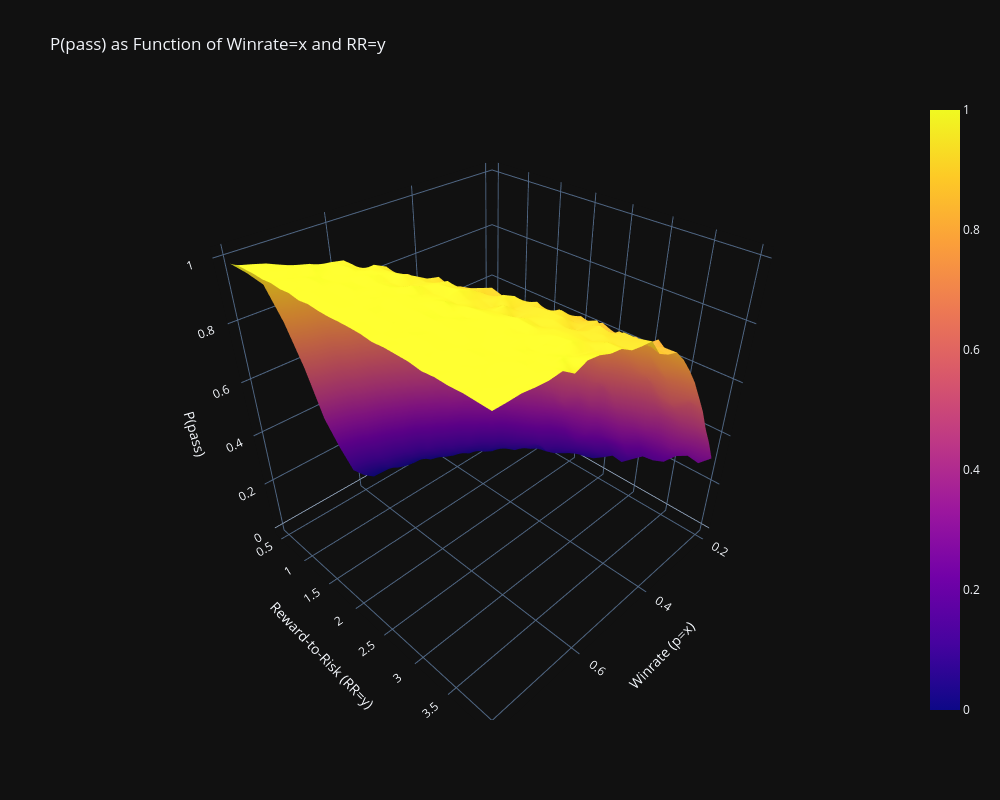

The cell this chart's notebook holds for it:
### Markdown cell above
There’s no simple closed formula for unequal steps, but a good approximation uses **drift**.

### Define drift

$$
\mu = pr - (1 - p)
$$

### Variance

$$
\sigma^2 = pr^2 + (1 - p)(1)^2 - \mu^2
$$

### Approximate probability of passing

$$
P(\text{pass}) \approx 
\frac{1 - e^{-2\mu \cdot 4 / \sigma^2}}
{e^{2\mu \cdot 8 / \sigma^2} - e^{-2\mu \cdot 4 / \sigma^2}}
$$

### Code cell
# PARAMETERS
bet = 1.0
target = 8.0
max_dd = -4.0
n_simulations = 800   # reduce a bit for speed
max_trades = 200

# GRID
p_values = np.linspace(0.2, 0.8, 25)
R_values = np.linspace(0.5, 4.0, 25)

# SIMULATION FUNCTION
def simulate_pass_probability(p, R):
    passes = 0

    for _ in range(n_simulations):
        equity = 0

        for _ in range(max_trades):
            if np.random.rand() < p:
                equity += R * bet
            else:
                equity -= bet

            if equity >= target:
                passes += 1
                break
            elif equity <= max_dd:
                break

    return passes / n_simulations

# BUILD SURFACE
Z = np.zeros((len(R_values), len(p_values)))

for i, R in enumerate(R_values):
    for j, p in enumerate(p_values):
        Z[i, j] = simulate_pass_probability(p, R)
        # print(f"Done p={p:.2f}, R={R:.2f}")


# 📊 3D SURFACE PLOT
fig = go.Figure(data=[go.Surface(
    z=Z,
    x=p_values,
    y=R_values
)])

fig.update_layout(
    title="P(pass) as Function of Winrate=x and RR=y",
    scene=dict(
        xaxis_title="Winrate (p=x)",
        yaxis_title="Reward-to-Risk (RR=y)",
        zaxis_title="P(pass)",
    ),
    template="plotly_dark",
    height=800,
    width=1000
)

fig.show()

### Figure 1 — Plotly figure (JSON) as saved in the notebook; plotly's stock layout.template omitted (floating-point values rounded to 4 significant figures; data arrays with more than 128 entries replaced by an {"elided": "..."} marker saying what was removed)
{"data": [{"type": "surface", "x": [0.2, 0.225, 0.25, 0.275, 0.3, 0.325, 0.35, 0.375, 0.4, 0.425, 0.45, 0.475, 0.5, 0.525, 0.55, 0.575, 0.6, 0.625, 0.65, 0.675, 0.7, 0.725, 0.75, 0.775, 0.8], "y": [0.5, 0.6458, 0.7917, 0.9375, 1.083, 1.229, 1.375, 1.521, 1.667, 1.812, 1.958, 2.104, 2.25, 2.396, 2.542, 2.688, 2.833, 2.979, 3.125, 3.271, 3.417, 3.562, 3.708, 3.854, 4.0], "z": {"elided": "25x25 float values"}}], "layout": {"height": 800, "scene": {"xaxis": {"title": {"text": "Winrate (p=x)"}}, "yaxis": {"title": {"text": "Reward-to-Risk (RR=y)"}}, "zaxis": {"title": {"text": "P(pass)"}}}, "title": {"text": "P(pass) as Function of Winrate=x and RR=y"}, "width": 1000}}
